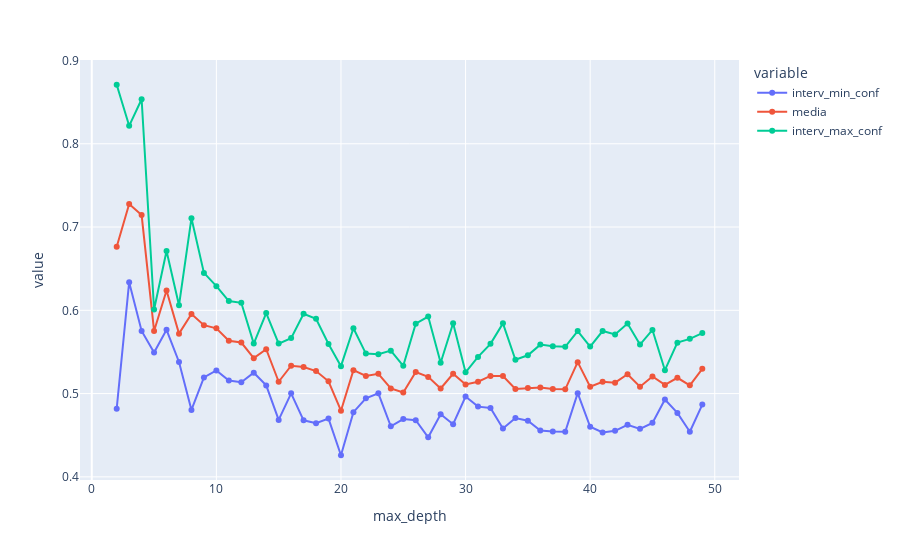

The notebook cell saved with this chart:
### Code cell
import plotly.express as px
px.line(data_frame=df_scores_DecisionTreeClassifier_oversample, y=['interv_min_conf', 'media', 'interv_max_conf'], markers=True)

### Figure 1 — Plotly figure (JSON) as saved in the notebook; plotly's stock layout.template omitted (floating-point values rounded to 4 significant figures)
{"data": [{"hovertemplate": "variable=interv_min_conf<br>max_depth=%{x}<br>value=%{y}<extra></extra>", "legendgroup": "interv_min_conf", "line": {"color": "#636efa", "dash": "solid"}, "marker": {"symbol": "circle"}, "mode": "lines+markers", "name": "interv_min_conf", "orientation": "v", "showlegend": true, "type": "scatter", "x": [2, 3, 4, 5, 6, 7, 8, 9, 10, 11, 12, 13, 14, 15, 16, 17, 18, 19, 20, 21, 22, 23, 24, 25, 26, 27, 28, 29, 30, 31, 32, 33, 34, 35, 36, 37, 38, 39, 40, 41, 42, 43, 44, 45, 46, 47, 48, 49], "xaxis": "x", "y": [0.4818, 0.6337, 0.5752, 0.5494, 0.5765, 0.5379, 0.4804, 0.5193, 0.5278, 0.5158, 0.5135, 0.5251, 0.5098, 0.4684, 0.5003, 0.4679, 0.4643, 0.4699, 0.4259, 0.4776, 0.4942, 0.5003, 0.4607, 0.4693, 0.468, 0.4475, 0.4752, 0.4632, 0.4964, 0.4843, 0.4826, 0.4579, 0.4707, 0.4674, 0.4556, 0.4544, 0.454, 0.5005, 0.4601, 0.4533, 0.4552, 0.4626, 0.4577, 0.4648, 0.4928, 0.4768, 0.4541, 0.4868], "yaxis": "y"}, {"hovertemplate": "variable=media<br>max_depth=%{x}<br>value=%{y}<extra></extra>", "legendgroup": "media", "line": {"color": "#EF553B", "dash": "solid"}, "marker": {"symbol": "circle"}, "mode": "lines+markers", "name": "media", "orientation": "v", "showlegend": true, "type": "scatter", "x": [2, 3, 4, 5, 6, 7, 8, 9, 10, 11, 12, 13, 14, 15, 16, 17, 18, 19, 20, 21, 22, 23, 24, 25, 26, 27, 28, 29, 30, 31, 32, 33, 34, 35, 36, 37, 38, 39, 40, 41, 42, 43, 44, 45, 46, 47, 48, 49], "xaxis": "x", "y": [0.6763, 0.7276, 0.7143, 0.5752, 0.6238, 0.572, 0.5955, 0.5821, 0.5784, 0.5634, 0.5613, 0.5425, 0.5533, 0.5142, 0.5334, 0.5318, 0.527, 0.5147, 0.4794, 0.5281, 0.5211, 0.5238, 0.5061, 0.5013, 0.526, 0.52, 0.5061, 0.5238, 0.511, 0.5142, 0.5211, 0.5211, 0.5056, 0.5067, 0.5072, 0.5056, 0.5051, 0.5377, 0.5083, 0.5142, 0.5131, 0.5233, 0.5083, 0.5206, 0.5104, 0.519, 0.5099, 0.5297], "yaxis": "y"}, {"hovertemplate": "variable=interv_max_conf<br>max_depth=%{x}<br>value=%{y}<extra></extra>", "legendgroup": "interv_max_conf", "line": {"color": "#00cc96", "dash": "solid"}, "marker": {"symbol": "circle"}, "mode": "lines+markers", "name": "interv_max_conf", "orientation": "v", "showlegend": true, "type": "scatter", "x": [2, 3, 4, 5, 6, 7, 8, 9, 10, 11, 12, 13, 14, 15, 16, 17, 18, 19, 20, 21, 22, 23, 24, 25, 26, 27, 28, 29, 30, 31, 32, 33, 34, 35, 36, 37, 38, 39, 40, 41, 42, 43, 44, 45, 46, 47, 48, 49], "xaxis": "x", "y": [0.8708, 0.8215, 0.8534, 0.601, 0.6712, 0.606, 0.7106, 0.6449, 0.629, 0.6111, 0.609, 0.56, 0.5967, 0.56, 0.5666, 0.5957, 0.5897, 0.5595, 0.5329, 0.5785, 0.548, 0.5473, 0.5515, 0.5334, 0.5839, 0.5925, 0.537, 0.5845, 0.5256, 0.544, 0.5597, 0.5843, 0.5405, 0.546, 0.5588, 0.5568, 0.5561, 0.575, 0.5564, 0.5751, 0.571, 0.584, 0.5589, 0.5764, 0.5281, 0.5611, 0.5657, 0.5726], "yaxis": "y"}], "layout": {"legend": {"title": {"text": "variable"}, "tracegroupgap": 0}, "margin": {"t": 60}, "xaxis": {"anchor": "y", "domain": [0, 1], "title": {"text": "max_depth"}}, "yaxis": {"anchor": "x", "domain": [0, 1], "title": {"text": "value"}}}}
